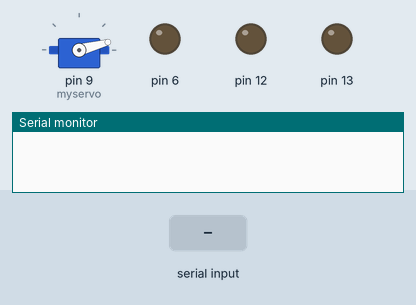
Recording of a sketch running on a simulated Arduino Uno, built with avr-gcc and run on an emulated ATmega328P. Parts: servo, output pins drawn as LEDs (lit = HIGH), the last lines printed to the serial monitor. The test bench sets the inputs (shaded band).

Above: at 1.2 s.
1.3 s: "turn on" received over the second serial link
At 3.2 s:
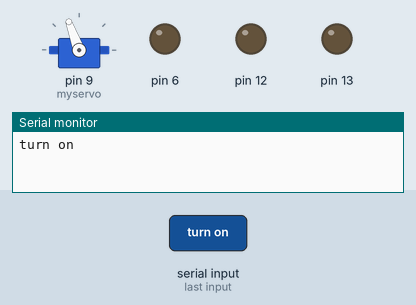
3.8 s: "light on" received over the second serial link
At 4.7 s:
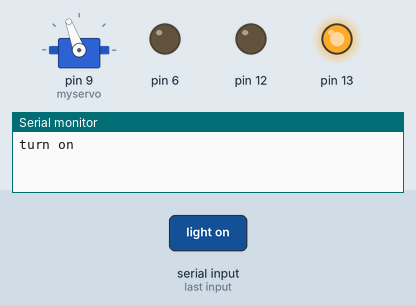
5.3 s: "turn off" received over the second serial link
At 7.5 s:
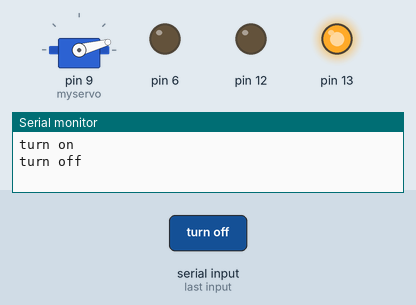
7.8 s: "TV on" received over the second serial link
At 9.0 s:
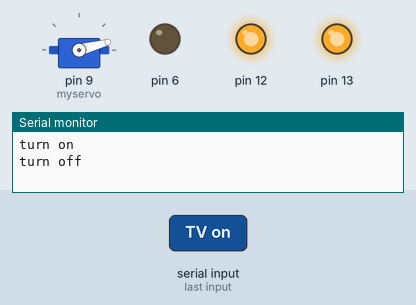
9.3 s: "light off" received over the second serial link
At 10.4 s:
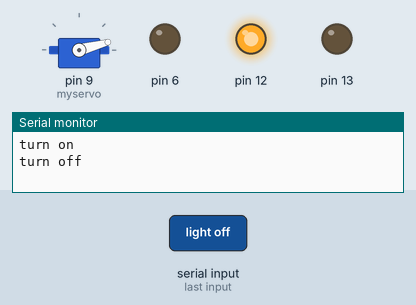
10.8 s: "cool" received over the second serial link
At 12.1 s:
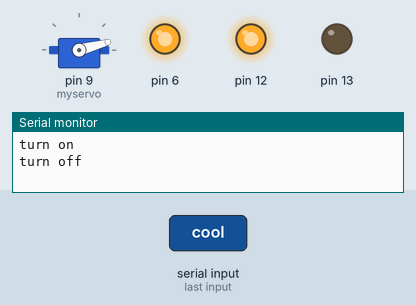
Timing chart, 0 to 13.3 s (numbered marks = the images above; inputs shaded):
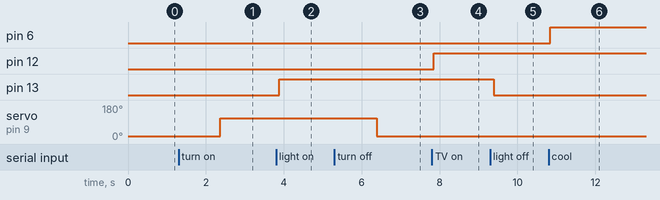

Measured:
- after the input at 1.3 s, servo on pin 9 (myservo): 15° → 110° after 1.1 s
- after the input at 3.8 s, pin 13: LOW → HIGH after 0.08 s
- after the input at 5.3 s, servo on pin 9 (myservo): 110° → 15° after 1.1 s
- after the input at 7.8 s, pin 12: LOW → HIGH after 0.05 s
- after the input at 9.3 s, pin 13: HIGH → LOW after 0.09 s
- after the input at 10.8 s, pin 6: LOW → HIGH at once

The sketch:

homeAutomation.ino
```cpp
#include<SoftwareSerial.h>
#include <Servo.h>
Servo myservo;
int pos = 0;
SoftwareSerial BT(10,11);
String state;
int count=0;
  int x=0;
void setup()
{
BT.begin(9600);
Serial.begin(9600);
  myservo.attach(9);
myservo.write(15);
pinMode(13,OUTPUT);
pinMode(12,OUTPUT);
pinMode(6,OUTPUT);
}
void home_auto(String state)
{
  int flag=0;
  if(state=="light on")
  flag=1;
  else if(state=="light off")
  flag=2;
  else if(state=="TV on")
  flag=3;
  else if(state=="TV off")
  flag=4;
  else if(state=="cool")
  flag=5;
  else if(state=="hot")
  flag=6;
  switch(flag)
  {
    case 1:digitalWrite(13,HIGH);break;
    case 2:digitalWrite(13,LOW);break;
    case 3:digitalWrite(12,HIGH);break;
    case 4:digitalWrite(12,LOW);break;
    case 5:digitalWrite(6,HIGH);break;
    case 6:digitalWrite(6,LOW);break;
    }
  count=0;
  }
void error()
{
  int i=0;
  for(i=0;i<10;i++)
  {
  digitalWrite(12,HIGH);
  delay(500);
  digitalWrite(12, LOW);
  delay(500);
  }
count=0;
  }
void loop(){
while(BT.available()){
delay(10);
char c=BT.read();
state+=c;
}
if(state.length()>0)
{
  if(state=="light on"||state=="light off"||state=="TV on"||state=="TV off"||state=="cool"||state=="hot")
 {
  home_auto(state);
 state="";
 }
 else
 {
Serial.println(state);
if(state=="turn on")
{
//digitalWrite(13,HIGH);
delay(1000);
myservo.write(110);
}
else if(state=="turn off")
{
//digitalWrite(13,LOW);
delay(1000);
  myservo.write(15);
}
if(state!="turn on" and state!="turn off" )
{count+=1;}
else if(state=="turn on" or state=="turn off")
{count=0;}
if(count>=3)
{error();}
//else
//{digitalWrite(12,LOW);}
state="";
if(count!=x)
{
  x=count;
  Serial.println(x);
  }
 }
 }
}
```
